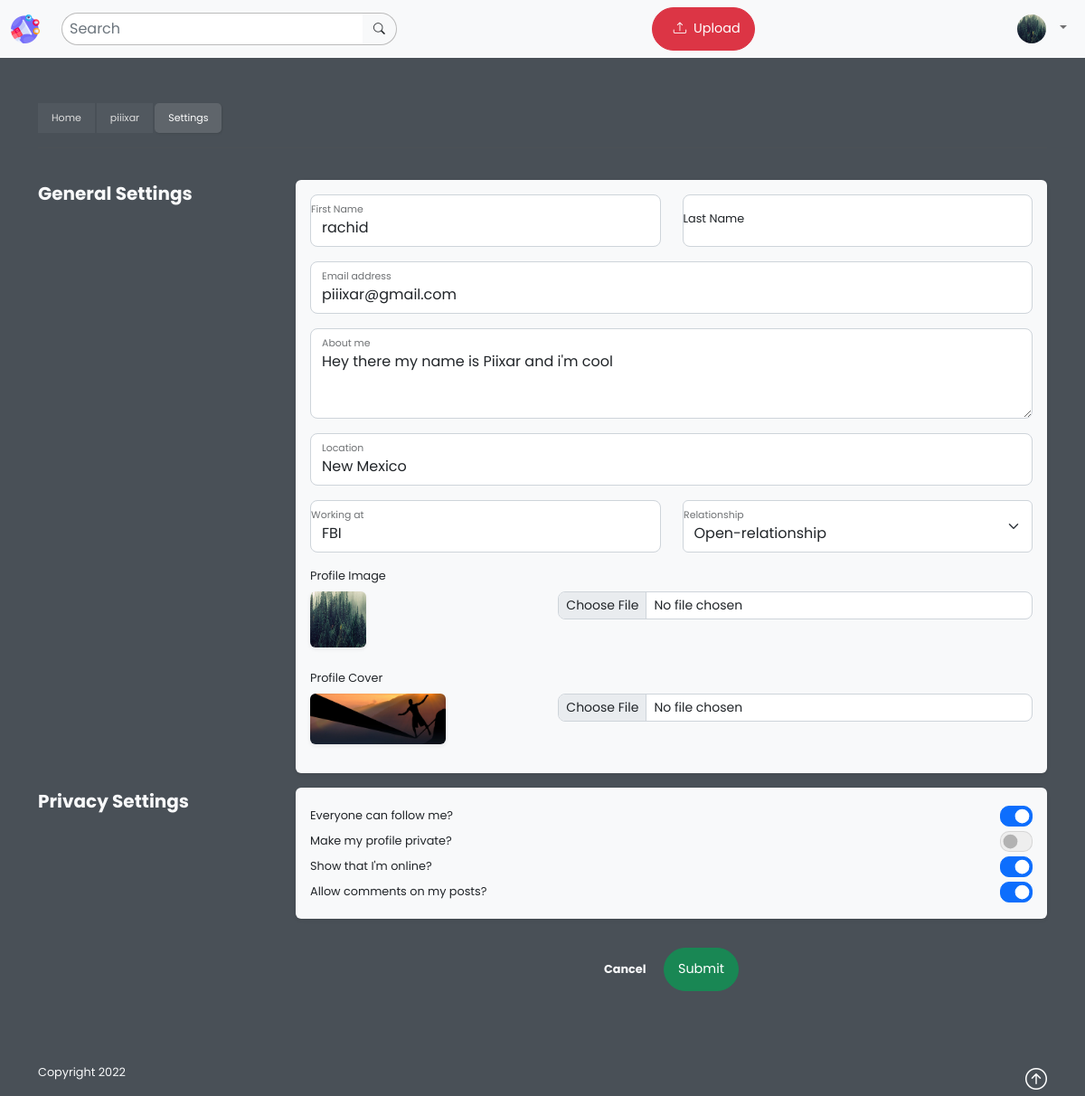
The page /settings/ (signed in) on the database its author committed.
### core/models.py (models this page shows, shortened)
class Profile(models.Model):
    user = models.ForeignKey(User, on_delete=models.CASCADE)
    id_user = models.IntegerField()
    bio = models.TextField(blank=True)
    cover = models.ImageField(upload_to='covers', default='default-cover.jpg')
    avatar = models.ImageField(upload_to='avatars', default='default-avatar.jpg')
    location = models.CharField(max_length=100,blank=True)
    relationship = models.CharField(max_length=100, blank=True)
    workingat = models.CharField(max_length=100,blank=True)
    follow_me = models.BooleanField(default=True)
    private_profile = models.BooleanField(default=False)
    show_online = models.BooleanField(default=True)
    allow_comments = models.BooleanField(default=True)

### core/views.py (the view, shortened to what this page needs)
# urls.py: path('settings/', views.settings, name='settings'),
@login_required(login_url='login')
def settings(request):
    profile = Profile.objects.get(user=request.user)
    return render(request, 'settings.html', {'profile':profile})

### templates/settings.html (shortened to what this page needs)
{% extends 'base.html'%}
{% load static %}
{% block body %}
  <div class="container">
        <div class="d-flex my-3 navigation">
            <a href='/' class="navigation_item active">Home</a>
            <a href='/profile/{{user.username}}' class="navigation_item">{{user.username}}</a>
            <a href='/settings' class="navigation_item">Settings</a>
        </div>
        <hr>
        <form action="" method="POST" enctype="multipart/form-data">
            <div class="row py-4">
                <div class="col-md-3 col-12" id="General"><p class="fw-bold fs-5 mb-2 text-light">General Settings</p></div>
                <div class="col-md-9 col-12 mb-3">
                    <div class="bg-light rounded shadow-sm p-3 text-dark">
                        <div class="row">
                            <div class="col-md-6 col-12 mb-3 form-floating">
                                <input type="text" class="form-control" name="fname" id="fname" placeholder="First Name" value="{{user.first_name}}">
                                <label for="fname">First Name</label>
                            </div>
                            <div class="col-md-6 col-12 mb-3 form-floating">
                                <input type="text" class="form-control" name="lname" id="lname" aria-describedby="lname" placeholder="Last Name" value="{{user.last_name}}">
                                <label for="lname" class="form-label">Last Name</label>
                            </div>
                        </div>
                        <div class="mb-3 form-floating">
                            <input type="email" name="email" class="form-control" id="exampleInputEmail1" placeholder="Email address" value="{{user.email}}">
                            <label for="exampleInputEmail1">Email address</label>
                        </div>
                        <div class="mb-3 form-floating">
                            <textarea class="form-control" id="bio" name="bio" placeholder="About me" style="height:100px">{{profile.bio}}</textarea>
                            <label for="bio">About me</label>
                        </div>
                        <div class="mb-3 form-floating">
                            <input type="text" name="location" class="form-control" id="location" placeholder="location" value="{{profile.location}}">
                            <label for="location">Location</label>
                        </div>
                        <div class="row">
                            <div class="col-md-6 col-12 mb-3 form-floating">
                                <input type="text" name="workingat" class="form-control" id="workingat" placeholder="Working at" value="{{profile.workingat}}">
                                <label for="workingat">Working at</label>
                            </div>
                            <div class="col-md-6 col-12 mb-3 form-floating">
                                <select name="relationship" class="form-select" id="relationship" placeholder="relationship">
                                    <option value="openrelationship" {% if profile.relationship == "openrelationship" %}selected{%endif%}>Open-relationship</option>
                                </select>
                                <label for="workingat">Relationship</label>
                            </div>
                        </div>
                        <label for="avatar" class="mb-2">Profile Image</label>
                        <div class="row mb-2">
                            <div class="col-md-4 col-12 mb-3 ">
                                <img src="{{profile.avatar.url}}" alt="Profile Image" class="img-fluid rounded shadow-sm profile-photo-lg"  width="64" height="64">
                            </div>
                            <div class="col-md-8 col-12 mb-3 ">
                                <input type="file" class="form-control form-control-sm" id="avatar" name="avatar" placeholder="Profile Image"/>
                            </div>
                        </div>
                        <label for="cover" class="mb-2">Profile Cover</label>
                        <div class="row">
                            <div class="col-md-4 col-12 mb-3 ">
                                <img src="{{profile.cover.url}}" alt="Profile cover" class="img-fluid rounded shadow-sm" width="150" height="64">
                            </div>
                            <div class="col-md-8 col-12 mb-3 ">
                                <input type="file" class="form-control form-control-sm" id="cover" name="cover" placeholder="Profile Cover"/>
                            </div>
                        </div>
                    </div>
                </div>
                <div class="col-md-3 col-12" id="Privacy"><p class="fw-bold fs-5 mb-2 text-light">Privacy Settings</p></div>
                <div class="col-md-9 col-12 mb-3">
                    <div class="bg-light rounded shadow-sm p-3 text-dark">
                        <div class="d-flex justify-content-between">
                            <label class="center" for="follow_me">Everyone can follow me?</label>
                            <div class="form-check form-switch">
                                <input class="form-check-input" type="checkbox" role="switch" id="follow_me" name="follow_me" {% if profile.follow_me%}checked{%endif%}>
                            </div>
                        </div>
                        <div class="d-flex justify-content-between">
                            <label class="center" for="private_profile">Make my profile private?</label>
                            <div class="form-check form-switch">
                                <input class="form-check-input" type="checkbox" role="switch" id="private_profile" name="private_profile" {% if profile.private_profile%}checked{%endif%}>
                            </div>
                        </div>
                        <div class="d-flex justify-content-between">
                            <label class="center" for="show_online">Show that I'm online?</label>
                            <div class="form-check form-switch">
                                <input class="form-check-input" type="checkbox" role="switch" id="show_online" name="show_online" {% if profile.show_online%}checked{%endif%}>
                            </div>
                        </div>
                        <div class="d-flex justify-content-between">
                            <label class="center" for="allow_comments">Allow comments on my posts?</label>
                            <div class="form-check form-switch">
                                <input class="form-check-input" type="checkbox" role="switch" id="allow_comments" name="allow_comments" {% if profile.allow_comments%}checked{%endif%}>
                            </div>
                        </div>
                    </div>
                </div>
                <div class="col-md-3 col-12"><p class="fw-bold fs-4"></p></div>
                <div class="col-md-9 col-12 mb-3">
                    <div class="p-3 text-dark text-center">
                        <a href="/" class="text-light fw-bold me-3">Cancel</a>
                        <button type="submit" class="btn btn-lg btn-success">Submit</button>
                    </div>
                </div>
            </div>
        </form>
  </div>
{% endblock %}

### templates/base.html (shortened to what this page needs)
{% load static %}
<!doctype html>
<html lang="en">
  <head>
    <link href="https://cdn.jsdelivr.net/npm/bootstrap@5.2.0-beta1/dist/css/bootstrap.min.css" rel="stylesheet">
    <link rel="stylesheet" href="https://cdn.jsdelivr.net/npm/bootstrap-icons@1.8.3/font/bootstrap-icons.css">
    <link rel="stylesheet" href="{% static 'css/styles.css' %}">
</head>
<body>
    <main>
        <nav class="navbar navbar-light navbar-expand-md bg-light fs-6 fixed-top py-2">
            <div class="container-fluid">
              <a href="/" class="me-4"><img src="{% static 'assets/img/logo.png' %}" class="logo sm"></a>
              <div class="collapse navbar-collapse" id="navbarSupportedContent">
                <form class="d-flex navbar-search" role="search" action="/search/" method="GET">
                    <input class="form-control" type="search" name="s" placeholder="Search" aria-label="Search">
                    <button class="btn " type="submit"><i class='bi-search'></i></button>
                </form>
                <div class="center mx-md-auto mx-0 md-my-3 d-none d-md-block">
                    <button class="btn btn-danger btn-lg d-flex" onclick="showUploadForm('upload')">
                        <i class="bi-upload mx-2"></i> <span>Upload</span>
                    </button>
                </div>
                <div class="d-flex">
                    <div class=" navbar-nav dropdown dropdown-header">
                        <a class="nav-link dropdown-toggle d-md-block d-none" id="navbarDropdown" role="button" data-bs-toggle="dropdown" aria-expanded="false">
                            <img src="{{profile.avatar.url}}" alt="" width="32" height="32" class="rounded-circle me-2">
                        </a>
                    </div>
                </div>
              </div>
            </div>
        </nav>
        <div class='App container-fluid'>
            <div class='p-3 pt-5'>
                {% block body%}{% endblock%}
            </div>
            <footer class="text-light py-2">
                <div class="container">
                <p class="float-end">
                    <a href="#" class="rounded-circle text-white fs-4"><i class="bi-arrow-up-circle"></i></a>
                </p>
                <p class="">Copyright 2022</p>
                </div>
            </footer>
        </div>
    </main>
</body>
</html>

### static/css/styles.css (style rules this page uses)
body { overflow-x: hidden; font-family: 'Poppins'; font-size: .8rem; color:#555; background:var(--bs-gray-700) }
.center { display: flex; justify-content: center; flex-direction: column; align-items: center; }
.form-control { border-radius: 8px; }
.logo.sm { width:32px; height:32px; }
a { text-decoration: none; }
hr { margin:.7rem 0 }
p { margin-bottom: 0; }
.btn { padding:8px 13px !important; font-size: .8rem; border-radius: 40px; }
.btn-lg { padding: 12px 15px !important; font-size: .9rem; }
.App { padding-top: 50px; }
.navbar-search { position: relative; }
.navbar-search input { padding:5px 8px !important; border-radius: 50px 0 0 50px !important; border:1px solid #bbb; border-right: unset; }
.navbar-search button { padding:5px 12px !important; border-left: unset; border:1px solid #bbb; border-left:unset; border-radius:0 50px 50px 0 !important; }
img.profile-photo-lg { height: 62px; width: 62px; border-radius: 50%; }
.navigation_item { padding:8px 15px; color:#ddd; font-size: 11px; margin-right: 2px; background-color: rgba(221, 221, 221,.05); }
.navigation_item:hover, .navigation_item:last-child { color:#fff; background-color: rgba(221, 221, 221,.15); border-radius: 5px ; box-shadow: 1px 1px 2px rgba(0, 0, 0, .1); }
.form-switch .form-check-input { width: 2.8em; border-radius: 10px; }
.form-check-input { background-color: #eee; height: 1.8em; border: 1px solid rgb(0 0 0 / 10%); }

### rows shown on the page
Profile: avatar (picture), bio "Hey there my name is Piixar and i'm cool", location "New Mexico", workingat "FBI", relationship "Open-relationship", cover (picture), follow_me "☑", show_online "☑", allow_comments "☑"

### other values the page prints
{{ user.username }} "piiixar"
